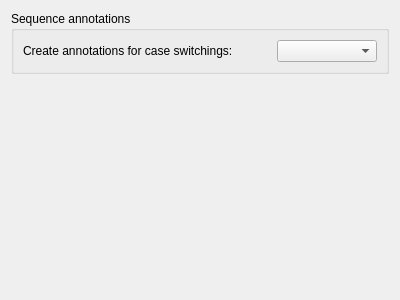
<?xml version="1.0" encoding="UTF-8"?>
<ui version="4.0">
 <class>FormatSettingsWidget</class>
 <widget class="QWidget" name="FormatSettingsWidget">
  <property name="geometry">
   <rect>
    <x>0</x>
    <y>0</y>
    <width>400</width>
    <height>300</height>
   </rect>
  </property>
  <property name="windowTitle">
   <string>Format settings</string>
  </property>
  <layout class="QVBoxLayout" name="verticalLayout">
   <item>
    <widget class="QGroupBox" name="groupBox">
     <property name="title">
      <string>Sequence annotations</string>
     </property>
     <layout class="QGridLayout" name="gridLayout">
      <item row="0" column="0">
       <widget class="QLabel" name="label">
        <property name="sizePolicy">
         <sizepolicy hsizetype="MinimumExpanding" vsizetype="Preferred">
          <horstretch>0</horstretch>
          <verstretch>0</verstretch>
         </sizepolicy>
        </property>
        <property name="text">
         <string>Create annotations for case switchings:</string>
        </property>
       </widget>
      </item>
      <item row="0" column="1">
       <widget class="QComboBox" name="caseCombo">
        <property name="minimumSize">
         <size>
          <width>100</width>
          <height>0</height>
         </size>
        </property>
       </widget>
      </item>
     </layout>
    </widget>
   </item>
   <item>
    <spacer name="verticalSpacer">
     <property name="orientation">
      <enum>Qt::Vertical</enum>
     </property>
     <property name="sizeHint" stdset="0">
      <size>
       <width>20</width>
       <height>218</height>
      </size>
     </property>
    </spacer>
   </item>
  </layout>
 </widget>
 <resources/>
 <connections/>
</ui>
